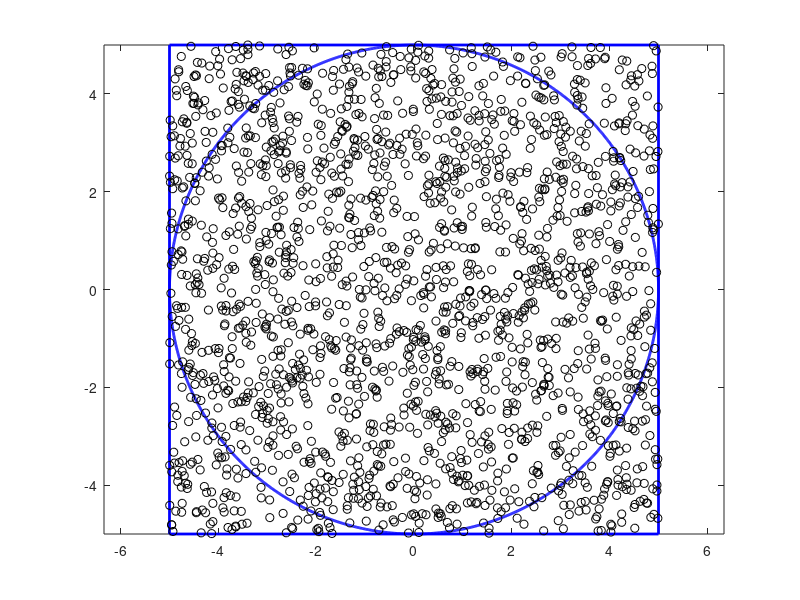

Here is the MATLAB script that generated this plot:
%Monte Carlo Pi Simulation
clear all
clc
close all
format long

%Input
r = 5;                  %Radius Of Circle
a = 2*r;                %Side of Square
n = 2000;                %Number of points
p = 0;
itr =0;
theta = linspace(0,360,n);
x = r*sind(theta);      %Circle x Points
x = transpose(x);       
y = r*cosd(theta);      %Circle Y Points
y = transpose(y);
x1 = [-5 -5 5 5 -5];    %Square X Points
y1 = [-5 5 5 -5 -5];    %Square Y Points
x2 = zeros(n,1);        %Random points Matrix for x
y2 = zeros(n,1);        %Random points Matrix for y

%Plot Circle and Square
plot(x,y,'b','Linewidth',2)
hold on
axis equal
plot(x1,y1,'b','Linewidth',2)
hold on 

%Plot Random Points
for i = 1:n
    x2(i) = (10*rand)-5;
    y2(i) = (10*rand)-5;
    plot(x2(i),y2(i),'ok');
    drawnow
    itr = itr +1;
    disp('Number of Points Generated =')
    disp(itr)
end

%Calculating Number of Points in circle
for i = 1:n
    if sqrt(x2(i)^2+y2(i)^2) <= r
        p = p+1;
    end
end

%Result
p_i = (4*p)/(n);
disp('Pi Approximation =')
disp(p_i)
